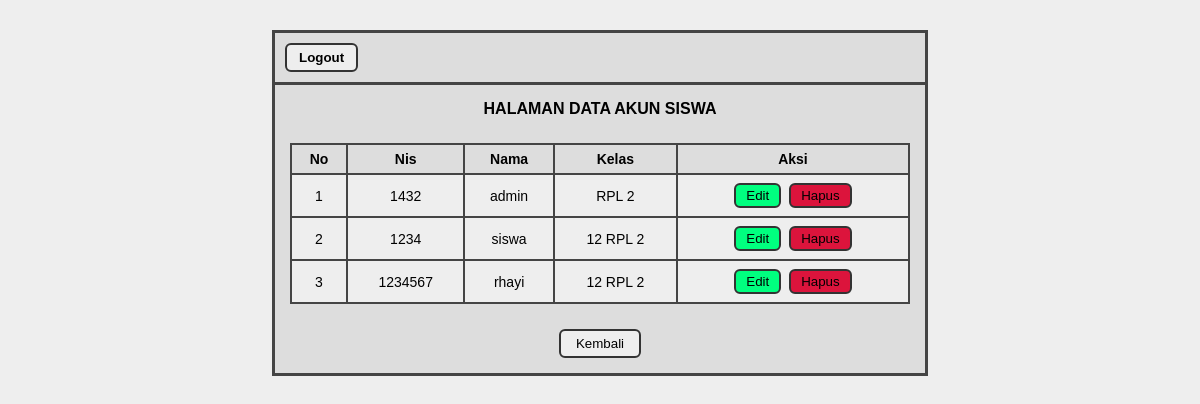
The app's page /rhayi.ukk/admin/data-siswa.php with its own data.
### tables this page shows
CREATE TABLE `tb_user` (
  `id` int(11) NOT NULL,
  `username` varchar(225) NOT NULL,
  `password` varchar(225) NOT NULL,
  `role` enum('siswa','admin') NOT NULL DEFAULT 'siswa',
  `nis` varchar(225) NOT NULL,
  `kelas` varchar(225) DEFAULT NULL
);

### rhayi.ukk/admin/data-siswa.php (the view, shortened to what this page needs)
<?php
$koneksi = mysqli_connect("localhost","root","","ujikom_12rpl2_rhayi");
$query = mysqli_query($koneksi, "SELECT * FROM tb_user");
$no = 1;
?>
<!DOCTYPE html>
<html lang="id">
<head>
</head>
<body>
<div class="wrapper">
<div class="top">
    <a href="logout.php">
        <button class="logout-btn">Logout</button>
    </a>
</div>
<div class="judul">HALAMAN DATA AKUN SISWA</div>
<div class="table-box">
<table>
<tr>
<th>No</th>
<th>Nis</th>
<th>Nama</th>
<th>Kelas</th>
<th>Aksi</th>
</tr>
<?php while ($data = mysqli_fetch_assoc($query)) { ?>
<tr>
<td><?= $no++ ?></td>
<td><?= $data['nis'] ?></td>
<td><?= $data['username'] ?></td>
<td><?= $data['kelas'] ?></td>
<td>
<a href="edit-siswa.php?id=<?= $data['id'] ?>">
<button style="background-color :springgreen;">Edit</button>
</a>
<a href="proses-hapus-siswa.php?id=<?= $data['id'] ?>" onclick="return confirm('hapus')">
<button style="background-color: crimson;">Hapus</button>
</a>
</td>
</tr>
<?php } ?>
</table>
</div>
<div class="footer">
<a href="dashboard-admin.php">
<button class="back">Kembali</button>
</a>
</div>
</div>
</body>
</html>

### rhayi.ukk/admin/data-siswa.php (style rules this page uses)
body { background:#eee; font-family: Arial, Helvetica, sans-serif; }
.wrapper { width:650px; margin:30px auto; border:3px solid #444; background:#ddd; }
.top { border-bottom:3px solid #444; padding:10px; }
.logout-btn { padding:5px 12px; border:2px solid #333; border-radius:6px; background:#eee; font-weight:bold; }
.judul { font-weight:bold; padding:15px; text-align:center; }
.table-box { padding:10px 15px; }
table { width:100%; border-collapse:collapse; background:#eee; }
th, td { border:2px solid #444; padding:6px; font-size:14px; text-align:center; }
th { background:#ddd; }
td button { padding:3px 10px; border:2px solid #333; border-radius:6px; background:#eee; cursor:pointer; margin:2px; }
.footer { text-align:center; padding:15px; }
.back { padding:5px 15px; border:2px solid #333; border-radius:6px; background:#eee; }
a { text-decoration:none; }

### records on screen
tb_user: nis "1432", username "admin", kelas "RPL 2"
tb_user: nis "1234", username "siswa", kelas "12 RPL 2"
tb_user: nis "1234567", username "rhayi", kelas "12 RPL 2"
